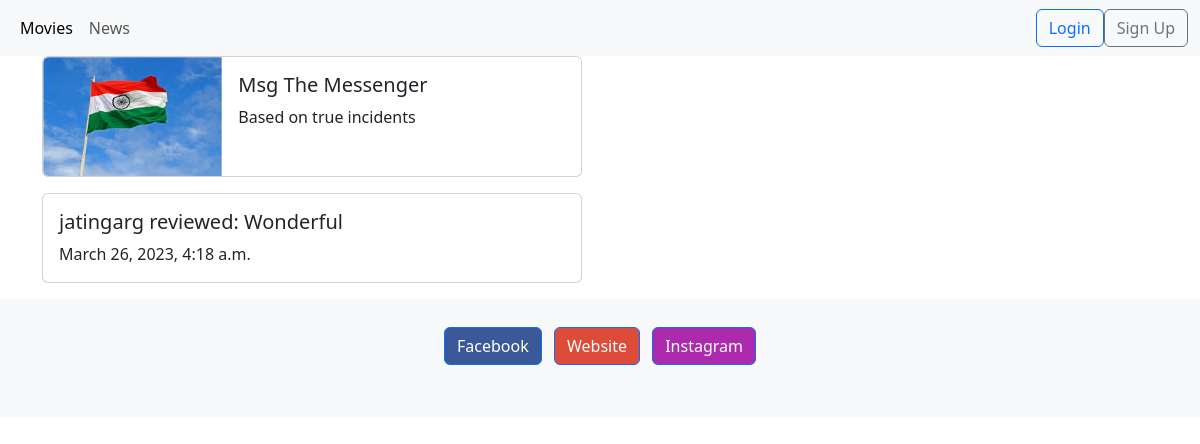
/movie/1, run on the app's committed database.
### movie/models.py (models this page shows, shortened)
class Movie(models.Model):
    title = models.CharField(max_length=100)
    description = models.CharField(max_length=250)
    image = models.ImageField(upload_to='movie/images/')
    url = models.URLField(blank=True)

class Review(models.Model):
    text = models.CharField(max_length=100)
    date = models.DateTimeField(auto_now_add=True)
    user = models.ForeignKey(User,on_delete=models.CASCADE)
    movie = models.ForeignKey(Movie,on_delete=models.CASCADE)
    watchAgain = models.BooleanField()

### movie/views.py (the view)
# urls.py: path('<int:movie_id>', views.detail, name='detail'),
def detail(request, movie_id):
    movie = get_object_or_404(Movie,pk=movie_id)
    reviews = Review.objects.filter(movie = movie)
    return render(request, 'detail.html', {'movie':movie,'reviews': reviews})

### movie/templates/detail.html (shortened to what this page needs)
{% extends 'base.html' %}
{% block content %}
<div class="card mb-3" style="max-width: 540px;">
    <div class="row g-0">
      <div class="col-md-4">
        <img src="{{ movie.image.url }}" class="img-fluid rounded-start" alt="...">
      </div>
      <div class="col-md-8">
        <div class="card-body">
          <h5 class="card-title">{{ movie.title }}</h5>
          <p class="card-text">{{ movie.description }}</p>
        </div>
      </div>
    </div>
</div>
{% for review in reviews %}
  <div class="card mb-3" style="max-width: 540px;">
    <div class="row g-0">
      <div class="col-md-8">
        <div class="card-body">
          <h5 class="card-title">{{ review.user }} reviewed: {{ review.text }}</h5>
          <p class="card-text">{{ review.date }}</p>
        </div>
      </div>
    </div>
  </div>
{% endfor %}
{% endblock content %}

### data on the page
Movie: image (picture), title "Msg The Messenger", description "Based on true incidents"
Review: user "jatingarg", text "Wonderful", date "March 26, 2023, 4:18 a.m."
